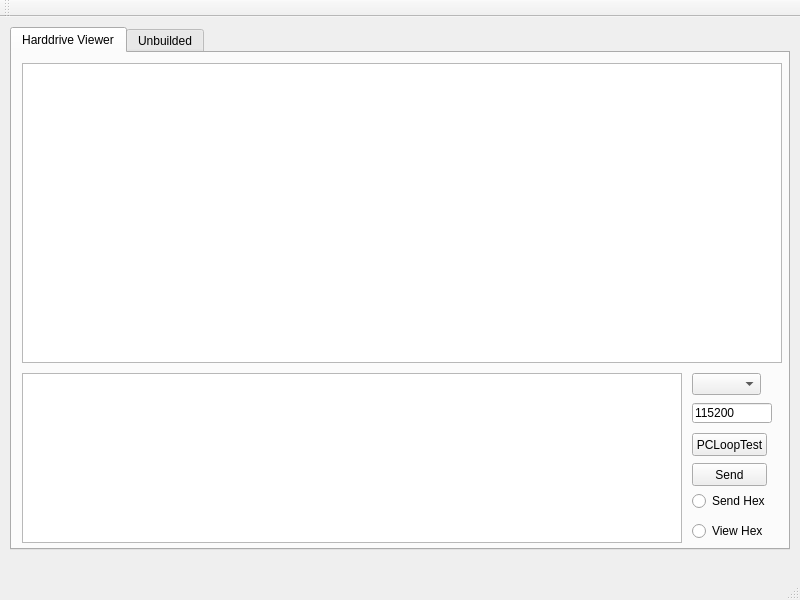
<?xml version="1.0" encoding="UTF-8"?>
<ui version="4.0">
 <class>FOS_SPD</class>
 <widget class="QMainWindow" name="FOS_SPD">
  <property name="geometry">
   <rect>
    <x>0</x>
    <y>0</y>
    <width>800</width>
    <height>600</height>
   </rect>
  </property>
  <property name="windowTitle">
   <string>FOS_SPD</string>
  </property>
  <widget class="QWidget" name="centralWidget">
   <widget class="QTabWidget" name="tabWidget">
    <property name="geometry">
     <rect>
      <x>10</x>
      <y>10</y>
      <width>780</width>
      <height>523</height>
     </rect>
    </property>
    <property name="currentIndex">
     <number>0</number>
    </property>
    <widget class="QWidget" name="tab">
     <attribute name="title">
      <string>Harddrive Viewer</string>
     </attribute>
     <widget class="QTextBrowser" name="textBrowser">
      <property name="geometry">
       <rect>
        <x>10</x>
        <y>10</y>
        <width>760</width>
        <height>300</height>
       </rect>
      </property>
      <property name="undoRedoEnabled">
       <bool>true</bool>
      </property>
      <property name="readOnly">
       <bool>false</bool>
      </property>
     </widget>
     <widget class="QTextBrowser" name="textBrowser_2">
      <property name="geometry">
       <rect>
        <x>10</x>
        <y>320</y>
        <width>660</width>
        <height>170</height>
       </rect>
      </property>
      <property name="undoRedoEnabled">
       <bool>true</bool>
      </property>
      <property name="readOnly">
       <bool>false</bool>
      </property>
     </widget>
     <widget class="QPushButton" name="pushButton">
      <property name="geometry">
       <rect>
        <x>680</x>
        <y>410</y>
        <width>75</width>
        <height>23</height>
       </rect>
      </property>
      <property name="text">
       <string>Send</string>
      </property>
     </widget>
     <widget class="QComboBox" name="comboBox_PortName">
      <property name="geometry">
       <rect>
        <x>680</x>
        <y>320</y>
        <width>69</width>
        <height>22</height>
       </rect>
      </property>
     </widget>
     <widget class="QPushButton" name="pushButton_2">
      <property name="geometry">
       <rect>
        <x>680</x>
        <y>380</y>
        <width>75</width>
        <height>23</height>
       </rect>
      </property>
      <property name="text">
       <string>PCLoopTest</string>
      </property>
     </widget>
     <widget class="QRadioButton" name="radioButton">
      <property name="geometry">
       <rect>
        <x>680</x>
        <y>440</y>
        <width>89</width>
        <height>16</height>
       </rect>
      </property>
      <property name="text">
       <string>Send Hex</string>
      </property>
     </widget>
     <widget class="QRadioButton" name="radioButton_2">
      <property name="geometry">
       <rect>
        <x>680</x>
        <y>470</y>
        <width>89</width>
        <height>16</height>
       </rect>
      </property>
      <property name="text">
       <string>View Hex</string>
      </property>
     </widget>
     <widget class="QLineEdit" name="lineEdit">
      <property name="geometry">
       <rect>
        <x>680</x>
        <y>350</y>
        <width>80</width>
        <height>20</height>
       </rect>
      </property>
      <property name="text">
       <string>115200</string>
      </property>
     </widget>
    </widget>
    <widget class="QWidget" name="tab_2">
     <attribute name="title">
      <string>Unbuilded</string>
     </attribute>
    </widget>
   </widget>
  </widget>
  <widget class="QMenuBar" name="menuBar">
   <property name="geometry">
    <rect>
     <x>0</x>
     <y>0</y>
     <width>800</width>
     <height>23</height>
    </rect>
   </property>
  </widget>
  <widget class="QToolBar" name="mainToolBar">
   <attribute name="toolBarArea">
    <enum>TopToolBarArea</enum>
   </attribute>
   <attribute name="toolBarBreak">
    <bool>false</bool>
   </attribute>
  </widget>
  <widget class="QStatusBar" name="statusBar"/>
 </widget>
 <layoutdefault spacing="6" margin="11"/>
 <resources/>
 <connections/>
</ui>
